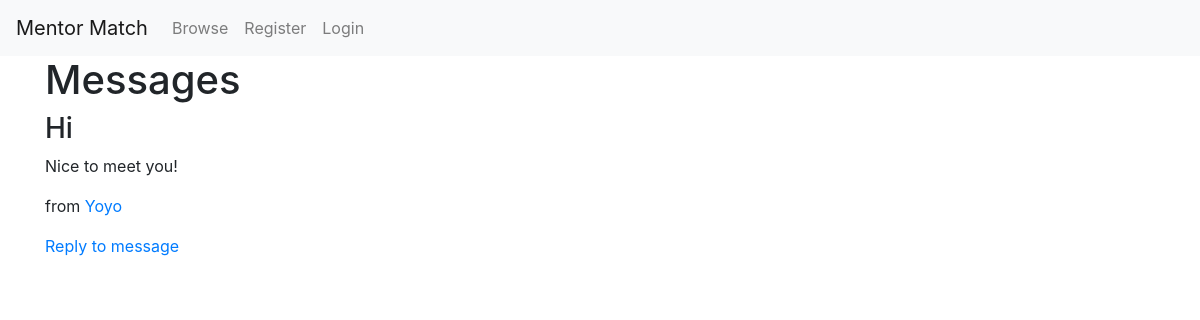
Page /home on the earlier database version.
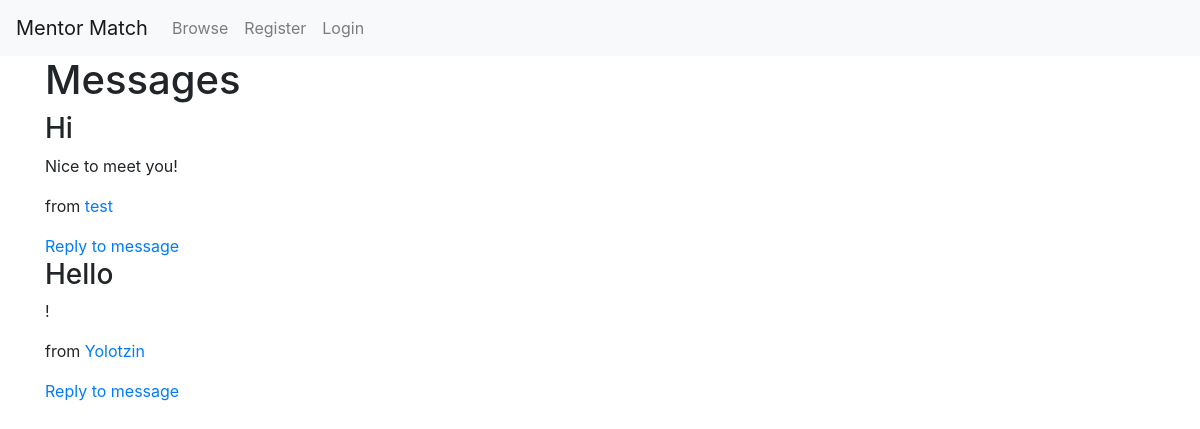
Same page on the later database version.
### app/models.py (models this page shows, shortened)
class Post(db.Model):
    id = db.Column(db.Integer, primary_key=True)
    title = db.Column(db.String(), unique=True, nullable=False)
    date_posted = db.Column(db.DateTime(), nullable=False, default=datetime.utcnow)
    content = db.Column(db.Text, nullable=False)
    author_id = db.Column(db.Integer, db.ForeignKey('user.id'), nullable=False)

class User(db.Model, UserMixin):
    id = db.Column(db.Integer, primary_key=True)
    username = db.Column(db.String(), unique=True, nullable=False)
    email = db.Column(db.String(), unique=True, nullable=False)
    image = db.Column(db.String(), nullable=False, default='default.jpg')
    password = db.Column(db.String(60), nullable=False)
    posts = db.relationship('Post', backref='author', lazy=True)

### app/routes.py (the view)
@app.route('/')
@app.route('/home', methods=['GET'])
def home():
    posts = Post.query.all()
    return render_template('home.html', posts=posts)

### app/templates/home.html (shortened to what this page needs)
{% extends 'layout.html' %}
{% block content %}
    {% if posts %}
        <h1>Messages</h1>
        {% for post in posts %}
            <h3>{{ post.title }}</h3>
            <p>{{ post.content }}</p>
            <p>from <a href="{{ url_for('profile', username = post.author.username) }}">{{ post.author.username }}</a></p>
            <a href="{{ url_for('new_post') }}">Reply to message</a>
        {% endfor %}
    {% endif %}
{% endblock content %}

### app/templates/layout.html (shortened to what this page needs)
<!DOCTYPE html>
<html lang="en">
    <head>
        <link rel="stylesheet" href="https://stackpath.bootstrapcdn.com/bootstrap/4.5.0/css/bootstrap.min.css">
        <link rel="stylesheet" type="text/css" href="{{ url_for('static', filename='main.css') }}">
    </head>
    <body>
        <nav class="navbar navbar-expand-lg navbar-light bg-light">
            <a class="navbar-brand" href="{{ url_for('home') }}">Mentor Match</a>
            <div class="collapse navbar-collapse" id="navbarNav">
              <ul class="navbar-nav">
                <li class="nav-item">
                  <a class="nav-link" href="{{ url_for('browse') }}">Browse</a>
                </li>
                {% if current_user.is_authenticated %}
                  <li class="nav-item">
                    <a class="nav-link" href="{{ url_for('matches') }}">Matches</a>
                  </li>
                  <li class="nav-item">
                    <a class="nav-link" href="{{ url_for('profile_settings') }}">Profile</a>
                  </li>
                  <li class="nav-item">
                    <a class="nav-link" href="{{ url_for('logout') }}">Logout</a>
                  </li>
                {% else %}
                  <li class="nav-item">
                    <a class="nav-link" href="{{ url_for('register') }}">Register</a>
                  </li>
                  <li class="nav-item">
                    <a class="nav-link" href="{{ url_for('login') }}">Login</a>
                  </li>
                {% endif %}
              </ul>
            </div>
          </nav>
        <div class="container">
            {% block content %}{% endblock %}
        </div>
    </body>
</html>

Differences in the rows shown:
changed Post "Hi": author.username "Yoyo" → "test"
added Post: title "Hello", content "!", author.username "Yolotzin"
